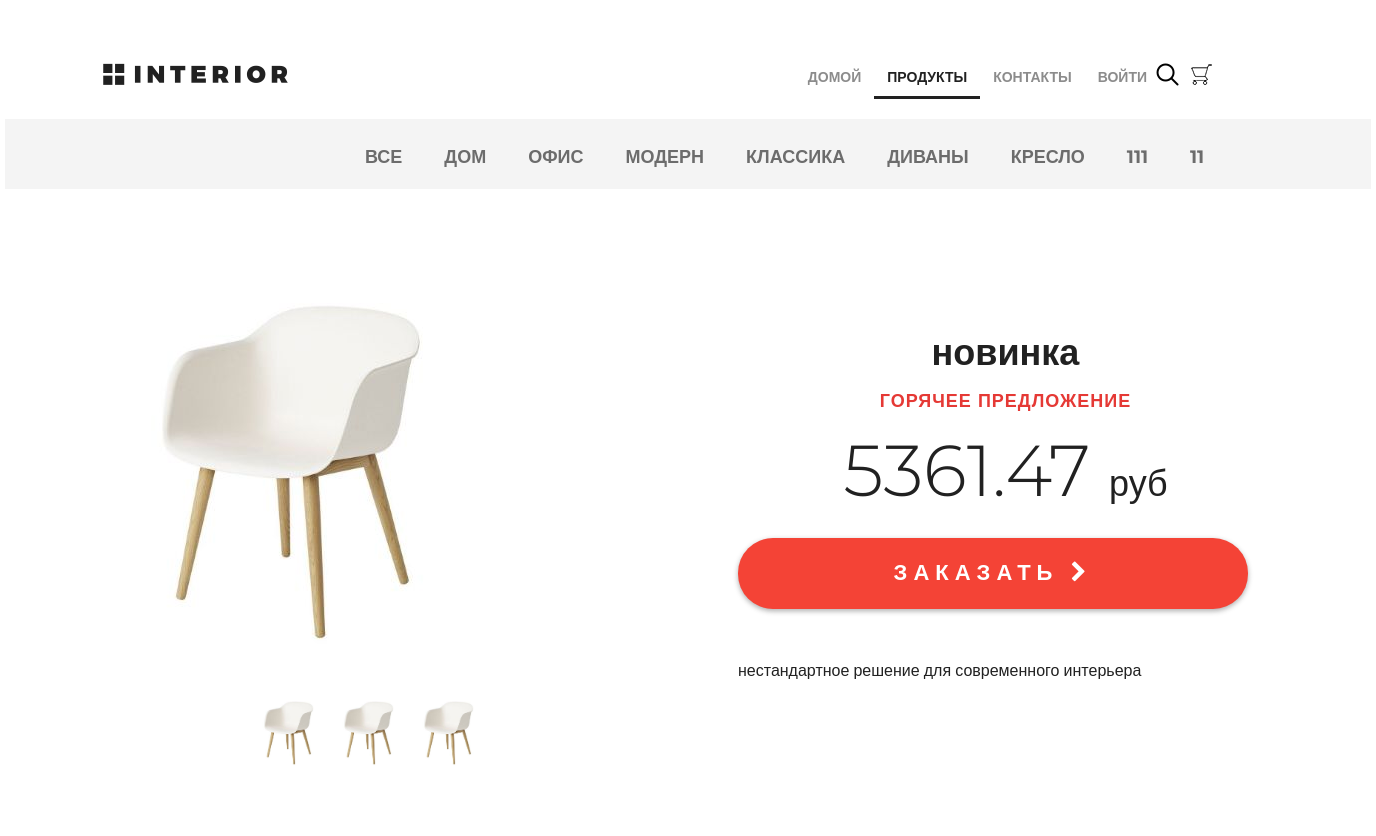
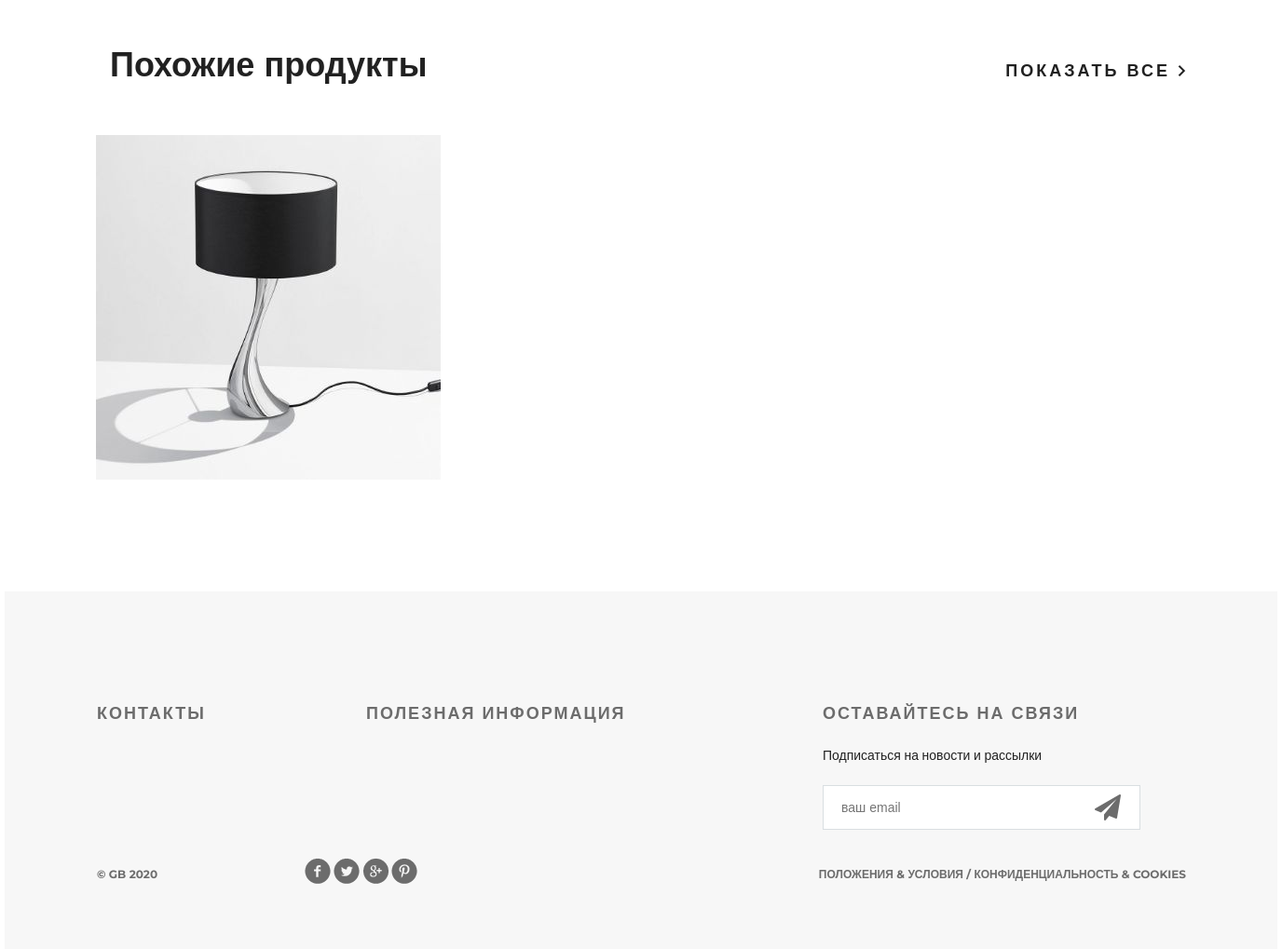
Screenshot of /products/ with the database file from the repository (2 pictures, top to bottom).
### mainapp/models.py (models this page shows, shortened)
class ProductCategory(models.Model):
    name = models.CharField(verbose_name='название категории', max_length=64, unique=True)
    description = models.TextField(verbose_name='описание категории', blank=True)
    is_active = models.BooleanField(default=True, verbose_name = 'Active')

class Product(models.Model):
    objects = None
    category = models.ForeignKey(ProductCategory, on_delete=models.CASCADE)
    name = models.CharField(verbose_name='имя продукта', max_length=128)
    image = models.ImageField(upload_to='products_images', blank=True)
    short_desc = models.CharField(verbose_name='краткое описание продукта', max_length=60, blank=True)
    description = models.TextField(verbose_name='описание продукта', blank=True)
    price = models.DecimalField(verbose_name='цена продукта', max_digits=8, decimal_places=2, default=0)
    quantity = models.PositiveIntegerField(verbose_name='количество на складе', default=0)
    is_active = models.BooleanField(default = True, verbose_name = 'активен')

### mainapp/views.py (the view, shortened to what this page needs)
# urls.py: path('products/', include('mainapp.urls', namespace='products')),
def products(request, pk=None, page= 1):
    basket = get_basket(request.user)
    title = 'продукты'
    links_menu = ProductCategory.objects.all()
    content = {
        'title'     : title,
        'links_menu': links_menu,
    }
    hot_product = get_hot_product()
    same_products = get_same_products(hot_product)
    content['same_products'] = same_products
    content['hot_product'] = hot_product
    return render(request, 'mainapp/products.html', content)

### mainapp/context_processor.py (called while the page is built)
def basket(request):
   print(f'context processor basket works')
   basket = []
   if request.user.is_authenticated:
       basket = Basket.objects.filter(user=request.user)
   return {
       'basket': basket,
   }

### mainapp/views.py (called while the page is built)
def get_basket(user):
    if user.is_authenticated:
        return Basket.objects.filter(user = user)
    else:
        return []

def get_hot_product():
    products = Product.objects.filter(category__is_active=True)
    return random.sample(list(products), 1)[0]

def get_same_products(hot_product):
    same_products = Product.objects.filter(category = hot_product.category). \
                        exclude(pk = hot_product.pk)[:3]
    return same_products

### mainapp/templates/mainapp/products.html (shortened to what this page needs)
{% extends 'mainapp/base.html' %}
{% load static %}
{% block content %}
    <div class="details">
        <div class="links clearfix">
            {% include 'mainapp/includes/inc_categories_menu.html' %}
        </div>
        <div class="details-products">
            <div class="details-slider">
                <div class="slider-product">
                    <img src="/media/{{ hot_product.image }}">
                </div>
                <div class="slider-control">
                    <div class="block">
                        <a href="#"><img src="/media/{{ hot_product.image }}" alt="">
                        </a>
                    </div>
                    <div class="block">
                        <a href="#"><img src="/media/{{ hot_product.image }}" alt="">
                        </a>
                    </div>
                    <div class="block">
                        <a href="#"><img src="/media/{{ hot_product.image }}" alt="">
                        </a>
                    </div>
                </div>
            </div>
            <div class="description">
                <h3 class="big-bold">{{ hot_product.name }}</h3>
                <h3 class="red">горячее предложение</h3>
                <p class="price"> {{ hot_product.price|floatformat:2 }} <span>руб</span></p>
                <a href="{% url 'basket:add' hot_product.pk %}" class="red-button">
                    заказать <i class="fa fa-chevron-right" aria-hidden="true"></i>
                </a>
                <div class="description-text">
                    {{ hot_product.description }}
                </div>
            </div>
        </div>
        <div class="related">
            <div class="title clearfix">
                <h2>Похожие продукты</h2>
                <a class="explore" href="#">показать все <img src="/static/img/arrow.png" alt=""></a>
            </div>
            <div class="related-products clearfix">
                {% for product in same_products %}
                    <div class="block">
                        <a href="{% url 'products:product' product.pk %}">
                            <img src="/media/{{ product.image }}" alt="{{ product.short_desc }}">
                        </a>
                    </div>
                {% endfor %}
            </div>
        </div>
    </div>
    <div class="clr"></div>
{% endblock %}

### mainapp/templates/mainapp/base.html (shortened to what this page needs)
<!DOCTYPE html>
{% load static %}
<html>
  <head>
      {% block css %}
          <link rel="stylesheet" type="text/css" href="{% static 'css/style.css' %}">
          <link rel="stylesheet" href="{% static 'fonts/font-awesome/css/font-awesome.css' %}">
      {% endblock %}
  </head>
  <body>
    <div class="container">
      {% block menu %}
      <div class="hero-white">
        <div class="header clearfix">
          <a href="/" class="logo"></a>
          {% include 'mainapp/includes/inc_menu.html' %}
        </div>
      </div>
      {% endblock %}
          <div class="content">
          {% block content %}
          {% endblock %}
          </div>
    </div>
    {% block footer %}
      <div class="footer">
        <div class="clearfix">
          <div class="text-footer">
              <h3>контакты</h3>
          </div>
          <div class="text-footer">
              <h3>полезная информация</h3>
          </div>
          <div class="text-footer clearfix">
            <h3>Оставайтесь на связи</h3>
            <p>Подписаться на новости и рассылки</p>
            <form>
                <input type="email" name="email" placeholder="ваш email">
                <a href="#"><i class="fa fa-paper-plane fa-2x" aria-hidden="true"></i></a>
            </form>
          </div>
        </div>
        <p class="small">&copy; GB {% now "Y" %}</p>
        <div class="social">
          <a href="#" class="social1"></a>
          <a href="#" class="social2"></a>
          <a href="#" class="social3"></a>
          <a href="#" class="social4"></a>
        </div>
        <p class="small">Положения &amp; Условия  /  Конфиденциальность &amp; Cookies</p>
      </div>
    {% endblock %}
  </body>
</html>

### mainapp/templates/mainapp/includes/inc_menu.html (shortened to what this page needs)
<ul class="menu">
  <li>
    <a href="{% url 'main' %}" class="{% if request.resolver_match.url_name == 'main' %}active{% endif %}">
      домой
    </a>
  </li>
  <li>
    <a href="{% url 'products:index' %}" class="{% if request.resolver_match.namespace == 'products' %}active{% endif %}">
      продукты
    </a>
  </li>
  <li>
    <a href="{% url 'contact' %}" class="{% if request.resolver_match.url_name == 'contact' %}active{% endif %}">
      контакты
    </a>
  </li>
  <li>
    {% if user.is_authenticated %}
    <a href="{% url 'auth:logout' %}">выйти</a>
    {% else %}
    <a href="{% url 'auth:login' %}">войти</a>
    {% endif %}
  </li>
</ul>
<a href="#" class="search"></a>
<a href="{% url 'basket:view' %}" class="basket">
</a>

### mainapp/templates/mainapp/includes/inc_categories_menu.html (shortened to what this page needs)
<ul class="links-menu">
  <li>
    <a href="{% url 'products:category' 0 %}" class="{% if request.resolver_match.kwargs.pk == 0 %} active {% endif %}">
      все
    </a>
  </li>
  {% for link in links_menu %}
    <li>
      <a href="{% url 'products:category' link.pk %}" class=""> {{ link.name }}
      </a>
    </li>
  {% endfor %}
</ul>

### rows the page displays
ProductCategory: name "ДОМ"
ProductCategory: name "ОФИС"
ProductCategory: name "МОДЕРН"
ProductCategory: name "КЛАССИКА"
ProductCategory: name "ДИВАНЫ"
ProductCategory: name "КРЕСЛО"
ProductCategory: name "111"
ProductCategory: name "11"
Product: image (picture), name "новинка", price "5361.47", description "нестандартное решение для современного интерьера"
Product: image (picture)
